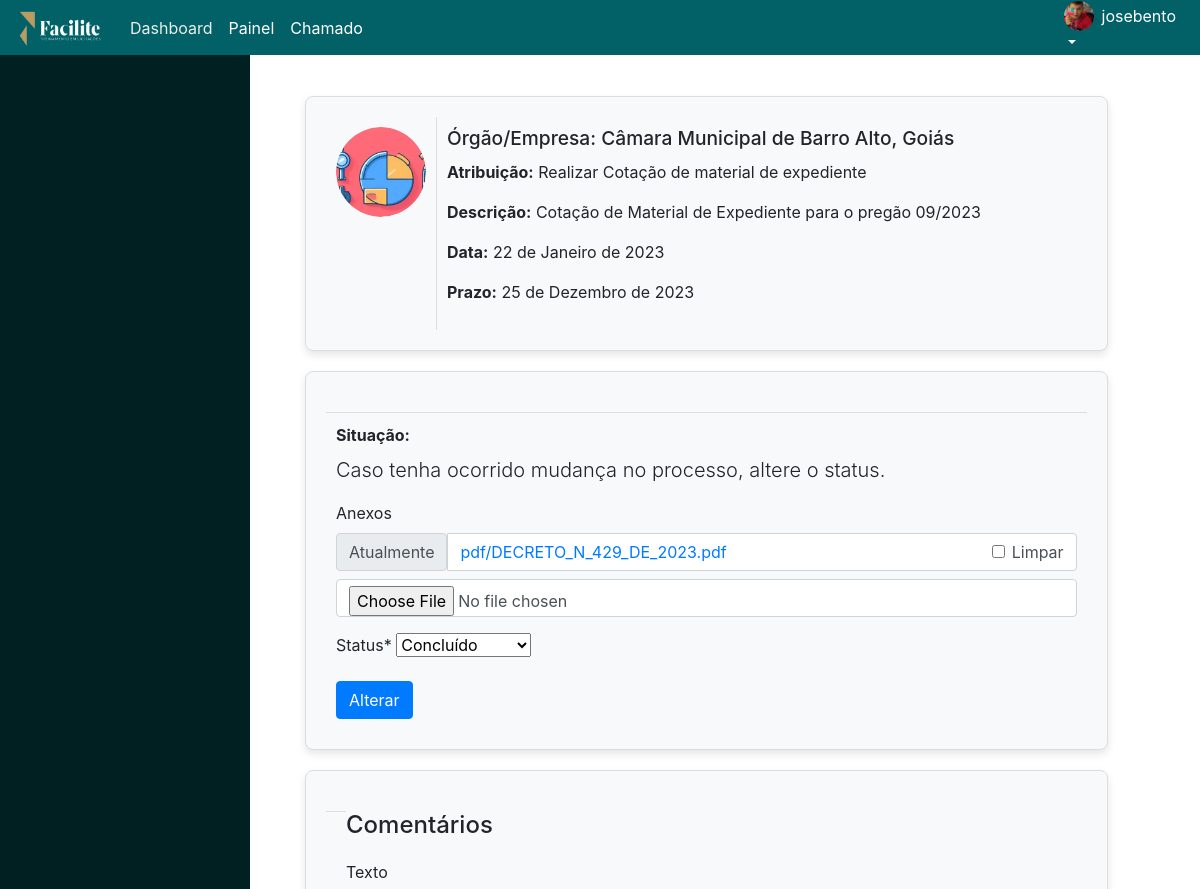
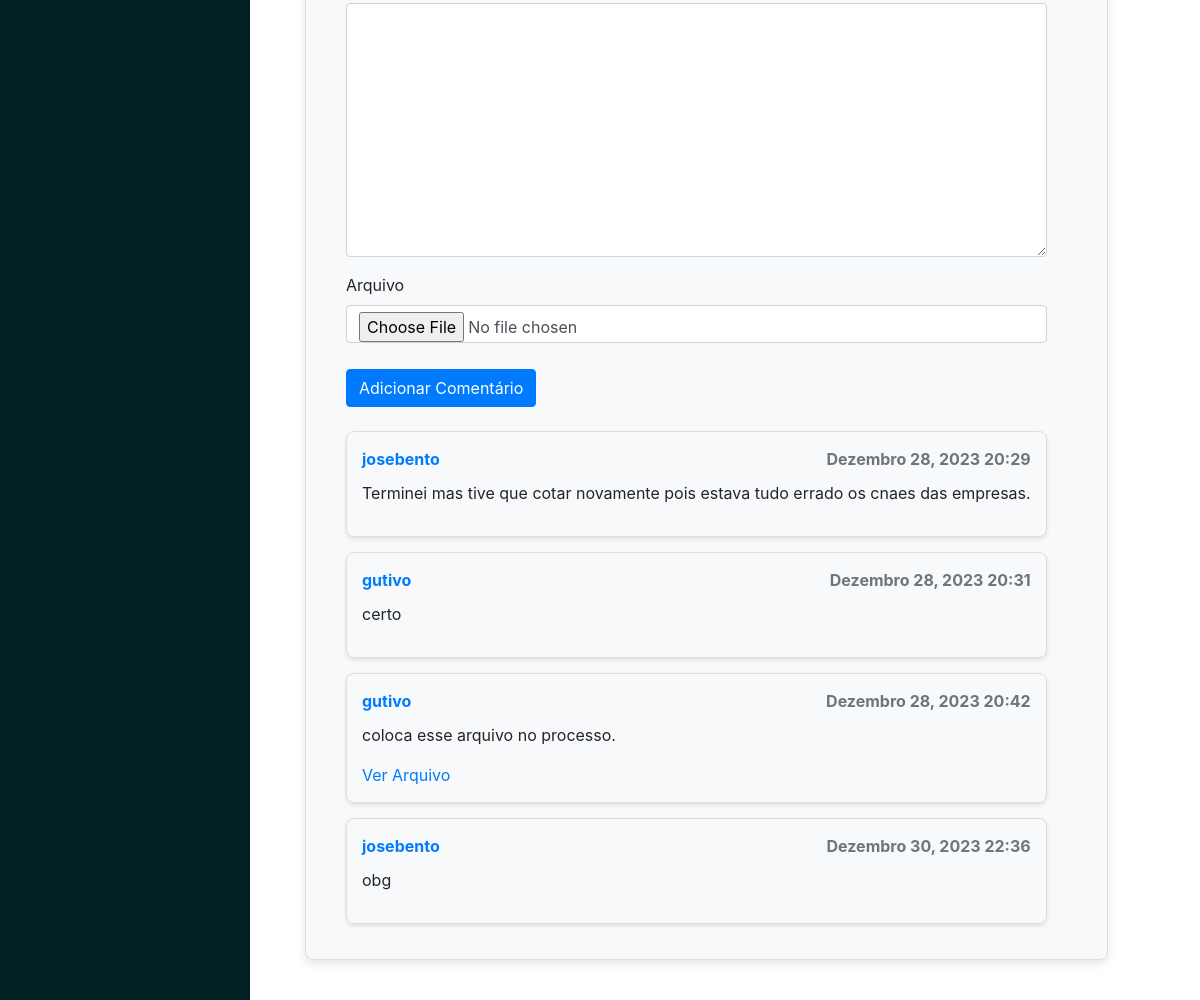
Page /alterar/atividade/1/ (signed in) on the committed database (2 pictures, top to bottom).
### cadastros/models.py (models this page shows, shortened)
class Atividade(models.Model):
    STATUS_CHOICES = [
        ('A receber', 'A receber'),
        ('Recebido', 'Recebido'),
        ('Em andamento', 'Em andamento'),
        ('Concluído', 'Concluído'),
        ('Cancelada', 'Cancelada'),
    ]
    numero = models.CharField(max_length=150, verbose_name="Atribuição")
    descricao = models.CharField(max_length=150, verbose_name="Descrição")
    data = models.DateField(verbose_name="Data de Referência", default=datetime.date.today)
    prazo = models.DateField(verbose_name="Prazo Final", default=datetime.date.today)
    colaborador = models.ForeignKey(User, on_delete=models.PROTECT, verbose_name="Colaborador", null=True)
    campo = models.ForeignKey(Campo, on_delete=models.PROTECT, verbose_name="Órgão/Empresa")
    status = models.CharField(max_length=20, choices=STATUS_CHOICES, default='A receber')
    arquivo = models.FileField(upload_to='pdf/',verbose_name="Anexos",blank=True)

class Campo(models.Model):
    nome = models.CharField(max_length=50,verbose_name="Órgão/Empresa")
    descricao = models.CharField(max_length=150,verbose_name="Descrição")
    foto = models.ImageField(upload_to='imagens/')

class Comentario(models.Model):
    atividade = models.ForeignKey(Atividade, on_delete=models.CASCADE)
    autor = models.ForeignKey(User, on_delete=models.CASCADE)
    texto = models.TextField(blank=True)
    arquivo = models.FileField(upload_to='comentarios/', blank=True, null=True)
    data_publicacao = models.DateTimeField(auto_now_add=True)

### cadastros/views.py (the view, shortened to what this page needs)
# urls.py: path('alterar/atividade/<int:pk>/',AtividadeLeitura.as_view(), name ="alterar-atividade"),
class AtividadeLeitura(GroupRequiredMixin, LoginRequiredMixin, UpdateView):
    login_url = reverse_lazy('login')
    group_required = [u"administrador",u"colaborador"]
    model = Atividade
    readonly_fields = ['numero', 'descricao', 'data', 'prazo', 'colaborador', 'campo']
    fields = ['arquivo','status']
    template_name = 'cadastros/formabrir.html'
    success_url = reverse_lazy('listar-atividades')
    def get_context_data(self, **kwargs):
        context = super().get_context_data(**kwargs)
        perfil = get_object_or_404(Perfil, usuario=self.request.user)
        context['foto'] = perfil.foto.url if perfil.foto else ''
        campo_da_atividade_leitura = self.object.campo
        context['fotoorgao'] = campo_da_atividade_leitura.foto.url if campo_da_atividade_leitura.foto else ''
        context['comentario_form'] = ComentarioForm()
        return context

### cadastros/forms.py
class ComentarioForm(forms.ModelForm):
    class Meta:
        model = Comentario
        fields = ['texto', 'arquivo']

### cadastros/templates/cadastros/formabrir.html (shortened to what this page needs)
{% extends 'modelo.html' %}
{% load static %}
{% load crispy_forms_tags %}
{% block sidebar %}
<div class="sidebar">
    <br>
    <br>
</div>
{% endblock %}
{% block conteudo %}
<div class="container">
<div class="atividade-card">
    <div class="coluna-imagem">
        <div style="width: 90px; height: 90px; overflow: hidden; border-radius: 50%;">
            <img src="{{ fotoorgao }}" alt="Logo">
        </div>
    </div>
    <div class="coluna-dados">
        <div>
            <h3 class="titulo">Órgão/Empresa: {{ atividade.campo.nome }}</h3>
        </div>
        <div class="info">
            <p><strong>Atribuição:</strong> {{ atividade.numero }}</p>
            <p><strong>Descrição:</strong> {{ atividade.descricao }}</p>
            <p><strong>Data:</strong> {{ atividade.data }}</p>
            <p><strong>Prazo:</strong> {{ atividade.prazo }}</p>
        </div>
    </div>
</div>
<div class="atividade-card">
    <div class="coluna-dados status-section">
        <p class="info"><strong>Situação:</strong></p>
        <p class="lead">
            Caso tenha ocorrido mudança no processo, altere o status.
        </p>
        <form action="" method="POST">
            {{ form|crispy }}
            <button type="submit" class="btn btn-primary">Alterar</button>
        </form>
    </div>
</div>
        <div class="atividade-card">
            <div class="status-section">
            </div>
            <div class="comentarios-section">
                <h4>Comentários</h4>
                <form method="post" enctype="multipart/form-data" class="comentario-form">
                    {{ comentario_form|crispy }}
                    <button type="submit" class="btn btn-primary">Adicionar Comentário</button>
                </form>
    <br>
                {% for comentario in atividade.comentario_set.all %}
                <div class="comentario-box">
                    <div class="comentario-header">
                        <span class="comentario-autor">{{ comentario.autor.username }}</span>
                        <span class="comentario-data">{{ comentario.data_publicacao|date:"F j, Y H:i" }}</span>
                    </div>
                    <div class="comentario-corpo">
                        <p>{{ comentario.texto }}</p>
                        {% if comentario.arquivo %}
                        <a href="{{ comentario.arquivo.url }}" target="_blank">Ver Arquivo</a>
                        {% endif %}
                    </div>
                </div>
                {% endfor %}
            </div>
        </div>
    </div>
{% endblock %}

### paginas/templates/modelo.html (shortened to what this page needs)
{% load static %}
<!DOCTYPE html>
<html lang="pt-br">
<head>
    <link rel="stylesheet" href="{% static 'css/bootstrap.min.css' %}">
</head>
<body>
{% block menu %}
<nav class="navbar navbar-expand-lg fixed-top" style="height: 55px;">
    <a class="navbar-brand" href="{% url 'inicio' %}">
        <img src="{% static 'img/logofacilite.png' %}" alt="Logo" width="90" height="40">
    </a>
      {% if request.user.is_authenticated %}
    <div class="collapse navbar-collapse justify-content-between" id="navbarNav">
        <ul class="navbar-nav">
            <li class="nav-item active">
                <a class="nav-link" href="{% url 'dash' %}">Dashboard</a>
            </li>
            <li class="nav-item">
                <a class="nav-link" href="{% url 'tarefas' %}">Painel</a>
            </li>
            <li class="nav-item">
                <a class="nav-link" href="{% url 'tarefas' %}">Chamado</a>
            </li>
        </ul>
    <div class="navbar-nav">
        <div class="nav-item dropdown">
            <a class="nav-link dropdown-toggle" href="#" id="navbarDropdown" role="button" data-toggle="dropdown"
                aria-haspopup="true" aria-expanded="false">
                <div style="display: flex; align-items: center;">
                    <div style="width: 30px; height: 30px; overflow: hidden; border-radius: 50%;">
                        <img src="{{ foto }}" alt="Logo" width="100%" height="100%" style="object-fit: cover;">
                    </div>
                    <span style="margin-left: 8px;">{{ request.user.username }}</span>
                </div>
            </a>
        </div>
    </div>
 {% endif %}
</nav>
{% endblock %}
    <div class="container-fluid">
        <div class="row">
            {% block sidebar %}
            {% endblock %}
            <div class="conteudo-centralizado">
            {% block conteudo %}{% endblock %}
            </div>
        </div>
    </div>
</body>
</html>

### paginas/templates/modelo.html (style rules this page uses)
body { padding-top: 56px; position: relative; min-height: 100vh; }
.sidebar { height: 100%; width: 250px; position: fixed; z-index: 1; top: 0; left: 0; background-color: #012021; padding-top: 20px; color: white; }
.navbar { background-color: #016166; }
.navbar-brand { color: rgb(242, 248, 140); }
.navbar-nav .nav-link { color: white; }
.navbar-nav .nav-item.active .nav-link { color: rgb(237, 237, 237); }
.conteudo-centralizado { margin-left: 250px; padding: 20px; }

### cadastros/templates/cadastros/formabrir.html (style rules this page uses)
.atividade-card { display: flex; border: 1px solid #ddd; border-radius: 8px; overflow: hidden; margin-bottom: 20px; box-shadow: 0 4px 8px rgba(0, 0, 0, 0.1); transition: box-shadow 0.3s ease-in-out; }
.coluna-imagem { flex: 0 0 90px; border-right: 1px solid #ddd; padding: 10px; }
.coluna-imagem img { border-radius: 50%; width: 100%; height: 100%; object-fit: cover; }
.coluna-dados { flex: 1; padding: 10px; }
.titulo { font-size: 1.2em; margin-bottom: 10px; }
.info { margin-bottom: 8px; }
.status-section { padding: 10px; background-color: #f8f9fa; border-top: 1px solid #ddd; }
.container { margin: 20px; }
.atividade-card { background-color: #f8f9fa; padding: 20px; border-radius: 8px; margin-bottom: 20px; box-shadow: 0 4px 8px rgba(0, 0, 0, 0.1); transition: box-shadow 0.3s ease-in-out; }
.status-section, .comentarios-section { margin-top: 20px; }
.comentario-box { border: 1px solid #ddd; border-radius: 8px; padding: 15px; margin-bottom: 15px; box-shadow: 0 2px 4px rgba(0, 0, 0, 0.1); transition: box-shadow 0.3s ease-in-out; }
.comentario-header { display: flex; justify-content: space-between; font-weight: bold; margin-bottom: 10px; }
.comentario-autor { color: #007bff; }
.comentario-data { color: #6c757d; }
.comentario-corpo { margin-top: 10px; }
.comentario-form { margin-top: 20px; }
.comentario-form button { margin-top: 10px; }

### rows in the picture
Atividade: campo.nome "Câmara Municipal de Barro Alto, Goiás", numero "Realizar Cotação de material de expediente", descricao "Cotação de Material de Expediente para o pregão 09/2023", data "22 de Janeiro de 2023", prazo "25 de Dezembro de 2023", status "Concluído"
Comentario: autor.username "josebento", data_publicacao "Dezembro 28, 2023 20:29", texto "Terminei mas tive que cotar novamente pois estava tudo errado os cnaes das empresas."
Comentario: autor.username "gutivo", data_publicacao "Dezembro 28, 2023 20:31", texto "certo"
Comentario: autor.username "gutivo", data_publicacao "Dezembro 28, 2023 20:42", texto "coloca esse arquivo no processo."
Comentario: autor.username "josebento", data_publicacao "Dezembro 30, 2023 22:36", texto "obg"

### other values in the picture
{{ request.user.username }} "josebento"
